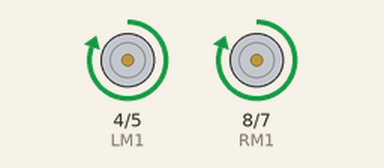
Recording of a sketch running on a simulated Arduino Uno, built with avr-gcc and run on an emulated ATmega328P. Parts: motor-driver pin pairs drawn as motors (green arrow = first pin HIGH = forward, orange = second pin HIGH = backward, longer = more drive, scaled by the enable pin).

Above: at 0.5 s.
At 1.5 s:
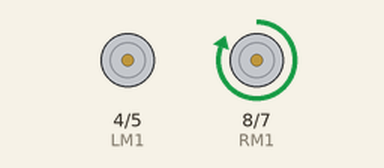
At 2.5 s:
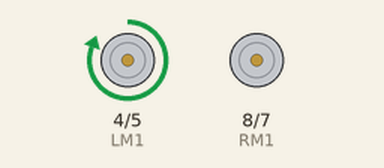
At 4.5 s:
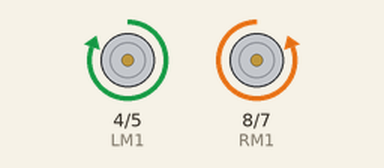
Timing chart, 0 to 6.5 s (numbered marks = the images above):
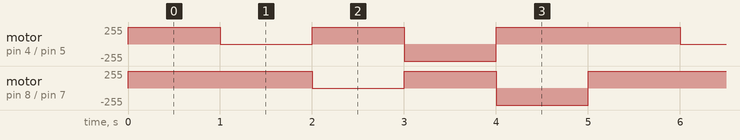

The sketch:

mo.ino
```cpp
int LS1 =3;
int LS2 =2 ;
int RS1 = A1;
int RS2 =A0 ;
int FS = 4;
int FLS = A3;
int MS = A2;
int LM1=4;
int LM2=5;
int RM1=8;
int RM2=7;
int ENL=6;
int ENR=9;


void setup() {
  pinMode(ENL,OUTPUT);  //Set control pins to be outputs
  pinMode(ENR,OUTPUT);
  pinMode(LM1,OUTPUT);
  pinMode(LM2,OUTPUT);
  pinMode(RM1,OUTPUT);
  pinMode(RM2,OUTPUT);
  // put your setup code here, to run once:

}
void left()
{
digitalWrite(LM1,LOW);
digitalWrite(RM1,HIGH);
digitalWrite(LM2,LOW);
digitalWrite(RM2,LOW);
}
void right()
{
digitalWrite(LM1,HIGH);
digitalWrite(RM1,LOW);
digitalWrite(LM2,LOW);
digitalWrite(RM2,LOW);
}
void Qleft()
{
digitalWrite(LM1,HIGH);
digitalWrite(RM1,LOW);
digitalWrite(LM2,LOW);
digitalWrite(RM2,HIGH);
}
void Qright()
{
digitalWrite(LM1,LOW);
digitalWrite(RM1,HIGH);
digitalWrite(LM2,HIGH);
digitalWrite(RM2,LOW);
}

void forward()
{
digitalWrite(LM1,HIGH);
digitalWrite(RM1,HIGH);
digitalWrite(LM2,LOW);
digitalWrite(RM2,LOW);
}
void loop()
{
  forward();
       analogWrite(ENR,255);
       analogWrite(ENL,255);
              delay(1000);
  left();
       analogWrite(ENR,255);
       analogWrite(ENL,255);
              delay(1000);
              right();
       analogWrite(ENR,255);
       analogWrite(ENL,255);
              delay(1000);
              Qright();
       analogWrite(ENR,255);
       analogWrite(ENL,255);
              delay(1000);
              Qleft();
       analogWrite(ENR,255);
       analogWrite(ENL,255);
              delay(1000);


  // put your main code here, to run repeatedly:

}
```

Measured:
- by itself, motor on pin 4 (LM1) / pin 5 (LM2), motor on pin 8 (RM1) / pin 7 (RM2): repeats every 5.0 s: stopped 1.0 s, forward 255/255 1.0 s, backward 255/255 1.0 s, forward 255/255 2.0 s
